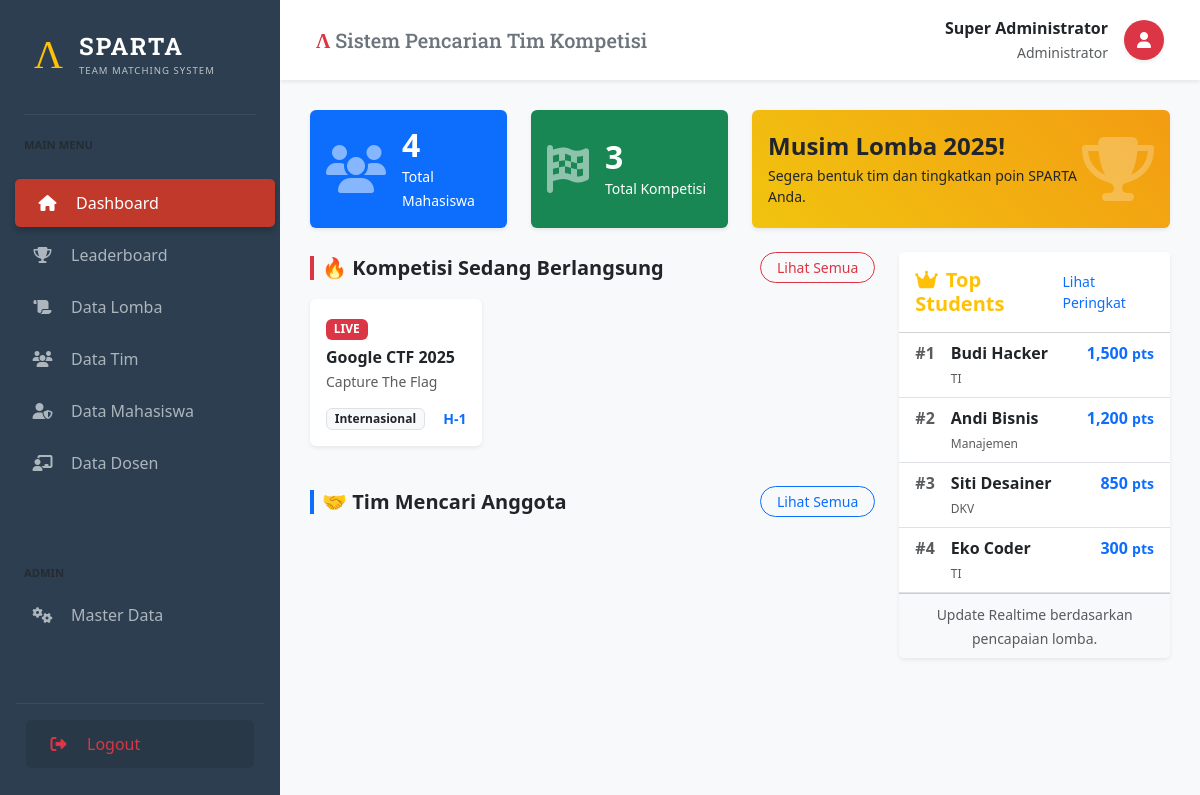
Page /index.php (signed in) on the earlier database version.
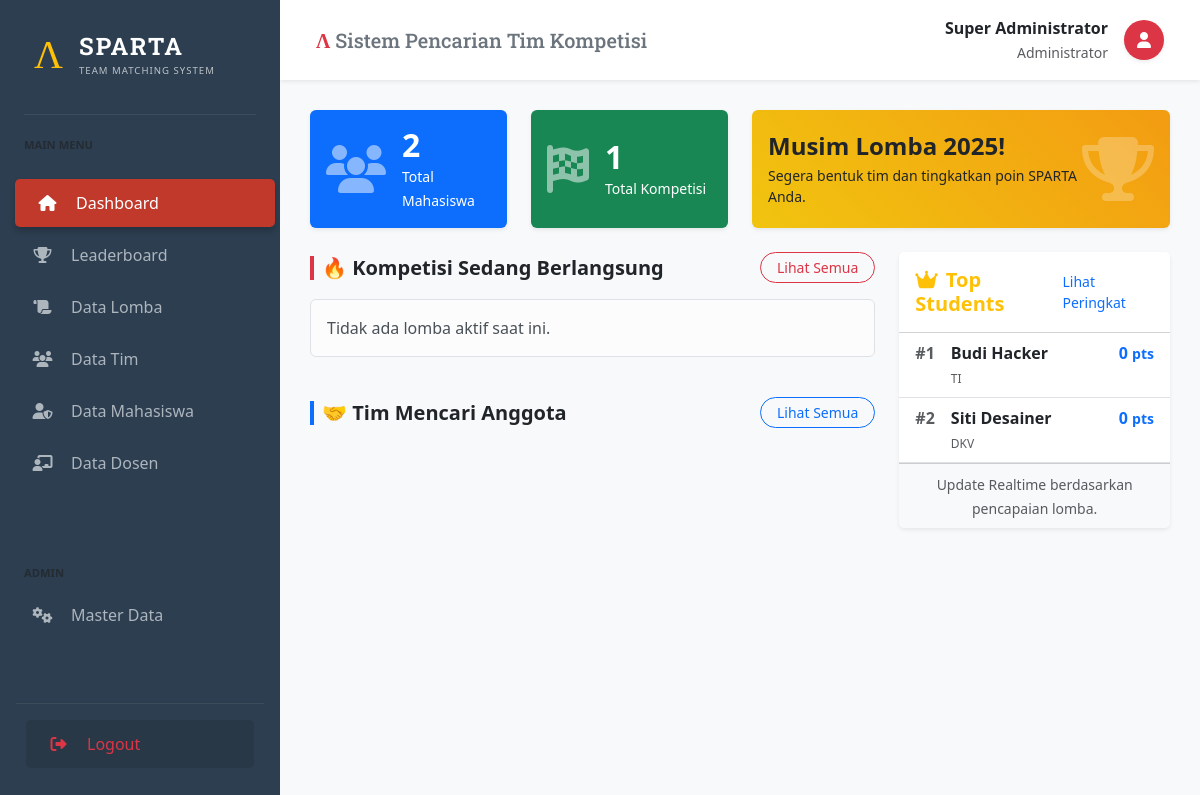
Same page on the later database version.
### tables this page shows
CREATE TABLE Lomba (
    ID_Lomba INT AUTO_INCREMENT PRIMARY KEY,
    Nama_Lomba VARCHAR(200) NOT NULL,
    Deskripsi TEXT,
    Lokasi VARCHAR(100),
    Link_Web VARCHAR(255),
    Tanggal_Mulai DATE,
    Tanggal_Selesai DATE,
    ID_Kategori INT,
    ID_Jenis_Penyelenggara INT,
    ID_Tingkatan INT,
    FOREIGN KEY (ID_Kategori) REFERENCES Kategori_Lomba(ID_Kategori),
    FOREIGN KEY (ID_Jenis_Penyelenggara) REFERENCES Jenis_Penyelenggara(ID_Jenis),
    FOREIGN KEY (ID_Tingkatan) REFERENCES Tingkatan_Lomba(ID_Tingkatan)
);

CREATE TABLE Kategori_Lomba (
    ID_Kategori INT AUTO_INCREMENT PRIMARY KEY,
    Nama_Kategori VARCHAR(100) NOT NULL
);

CREATE TABLE Tingkatan_Lomba (
    ID_Tingkatan INT AUTO_INCREMENT PRIMARY KEY,
    Nama_Tingkatan VARCHAR(50) NOT NULL,
    Poin_Dasar INT NOT NULL
);

CREATE TABLE Mahasiswa (
    ID_Mahasiswa INT AUTO_INCREMENT PRIMARY KEY,
    NIM VARCHAR(20) UNIQUE NOT NULL,
    Nama_Mahasiswa VARCHAR(150) NOT NULL,
    Email VARCHAR(100) UNIQUE NOT NULL,
    Password_Hash VARCHAR(255) NOT NULL,
    Tempat_Lahir VARCHAR(50),
    Tanggal_Lahir DATE,
    Bio TEXT,
    Total_Poin FLOAT DEFAULT 0,  
    ID_Prodi INT,
    FOREIGN KEY (ID_Prodi) REFERENCES Prodi(ID_Prodi) ON DELETE SET NULL
);

CREATE TABLE Prodi (
    ID_Prodi INT AUTO_INCREMENT PRIMARY KEY,
    Nama_Prodi VARCHAR(100) NOT NULL,
    Fakultas VARCHAR(100) NOT NULL
);

### src/pages/dashboard.php (the view, shortened to what this page needs)
<?php
$sqlActive = "SELECT l.*, k.Nama_Kategori, t.Nama_Tingkatan
              FROM Lomba l
              JOIN Kategori_Lomba k ON l.ID_Kategori = k.ID_Kategori
              JOIN Tingkatan_Lomba t ON l.ID_Tingkatan = t.ID_Tingkatan
              WHERE CURDATE() BETWEEN l.Tanggal_Mulai AND l.Tanggal_Selesai
              LIMIT 3";
$activeLombas = $pdo->query($sqlActive)->fetchAll();
$sqlRank = "SELECT m.*, p.Nama_Prodi
            FROM Mahasiswa m
            LEFT JOIN Prodi p ON m.ID_Prodi = p.ID_Prodi
            ORDER BY m.Total_Poin DESC LIMIT 5";
$topRanks = $pdo->query($sqlRank)->fetchAll();
$totalMhs = $pdo->query("SELECT COUNT(*) FROM Mahasiswa")->fetchColumn();
$totalLomba = $pdo->query("SELECT COUNT(*) FROM Lomba")->fetchColumn();
?>
<div class="row mb-4">
    <div class="col-md-3">
        <div class="card bg-primary text-white h-100 shadow-sm border-0">
            <div class="card-body d-flex align-items-center">
                <i class="fas fa-users fa-3x opacity-50 me-3"></i>
                <div>
                    <h2 class="mb-0 fw-bold"><?= $totalMhs ?></h2>
                    <small>Total Mahasiswa</small>
                </div>
            </div>
        </div>
    </div>
    <div class="col-md-3">
        <div class="card bg-success text-white h-100 shadow-sm border-0">
            <div class="card-body d-flex align-items-center">
                <i class="fas fa-flag-checkered fa-3x opacity-50 me-3"></i>
                <div>
                    <h2 class="mb-0 fw-bold"><?= $totalLomba ?></h2>
                    <small>Total Kompetisi</small>
                </div>
            </div>
        </div>
    </div>
    <div class="col-md-6">
        <div class="card bg-warning text-dark h-100 shadow-sm border-0" style="background: linear-gradient(45deg, #f1c40f, #f39c12);">
            <div class="card-body d-flex align-items-center justify-content-between">
                <div>
                    <h4 class="fw-bold mb-1">Musim Lomba 2025!</h4>
                    <p class="mb-0 small">Segera bentuk tim dan tingkatkan poin SPARTA Anda.</p>
                </div>
                <i class="fas fa-trophy fa-4x text-white opacity-25"></i>
            </div>
        </div>
    </div>
</div>
<div class="row">
    <div class="col-lg-8">
        <div class="d-flex justify-content-between align-items-center mb-3">
            <h5 class="fw-bold text-dark border-start border-4 border-danger ps-2 mb-0">🔥 Kompetisi Sedang Berlangsung</h5>
            <a href="?page=lomba&tab=active" class="btn btn-sm btn-outline-danger rounded-pill px-3">Lihat Semua</a>
        </div>
        <div class="row mb-4">
            <?php if(empty($activeLombas)): ?>
                <div class="col-12"><div class="alert alert-light border">Tidak ada lomba aktif saat ini.</div></div>
            <?php endif; ?>
            <?php foreach($activeLombas as $l): ?>
            <div class="col-md-4 mb-3">
                <div class="card h-100 shadow-sm border-0">
                    <div class="card-body p-3">
                        <span class="badge bg-danger mb-2">LIVE</span>
                        <h6 class="fw-bold mb-1 text-truncate"><?= htmlspecialchars($l['Nama_Lomba']) ?></h6>
                        <small class="text-muted d-block mb-2"><?= $l['Nama_Kategori'] ?></small>
                        <div class="d-flex justify-content-between align-items-center mt-3">
                            <span class="badge bg-light text-dark border"><?= $l['Nama_Tingkatan'] ?></span>
                            <small class="text-primary fw-bold">H-<?= (new DateTime($l['Tanggal_Selesai']))->diff(new DateTime())->days ?></small>
                        </div>
                    </div>
                </div>
            </div>
            <?php endforeach; ?>
        </div>
        <div class="d-flex justify-content-between align-items-center mb-3">
            <h5 class="fw-bold text-dark border-start border-4 border-primary ps-2 mb-0">🤝 Tim Mencari Anggota</h5>
            <a href="?page=tim" class="btn btn-sm btn-outline-primary rounded-pill px-3">Lihat Semua</a>
        </div>
    </div>
    <div class="col-lg-4">
        <div class="card shadow-sm border-0">
            <div class="card-header bg-white py-3">
                <div class="d-flex justify-content-between align-items-center">
                    <h5 class="mb-0 fw-bold text-warning"><i class="fas fa-crown me-2"></i>Top Students</h5>
                    <a href="?page=ranking" class="small text-decoration-none">Lihat Peringkat</a>
                </div>
            </div>
            <div class="card-body p-0">
                <table class="table table-hover mb-0">
                    <tbody>
                        <?php $rank=1; foreach($topRanks as $m): ?>
                        <tr>
                            <td class="ps-3 fw-bold text-muted" style="width: 40px;">#<?= $rank++ ?></td>
                            <td>
                                <div class="fw-bold text-dark"><?= htmlspecialchars($m['Nama_Mahasiswa']) ?></div>
                                <small class="text-muted" style="font-size: 0.75rem;"><?= $m['Nama_Prodi'] ?></small>
                            </td>
                            <td class="text-end pe-3 fw-bold text-primary"><?= number_format($m['Total_Poin']) ?> <small>pts</small></td>
                        </tr>
                        <?php endforeach; ?>
                    </tbody>
                </table>
            </div>
            <div class="card-footer bg-light text-center">
                <small class="text-muted">Update Realtime berdasarkan pencapaian lomba.</small>
            </div>
        </div>
    </div>
</div>

### src/index.php (shortened to what this page needs)
<?php
$page = isset($_GET['page']) ? $_GET['page'] : 'dashboard';
$namaUser = $_SESSION['nama'] ?? 'Admin';
?>
<!DOCTYPE html>
<html lang="id">
<head>
    <link href="https://cdn.jsdelivr.net/npm/bootstrap@5.3.0/dist/css/bootstrap.min.css" rel="stylesheet">
    <link rel="stylesheet" href="https://cdnjs.cloudflare.com/ajax/libs/font-awesome/6.4.0/css/all.min.css">
</head>
<body>
    <div class="d-flex">
        <div class="sidebar d-flex flex-column flex-shrink-0 py-3" style="width: 280px;">
            <a href="/" class="d-flex align-items-center mb-4 text-white text-decoration-none px-4">
                <span class="sparta-logo text-warning me-3">&Lambda;</span>
                <div class="d-flex flex-column">
                    <span class="fs-4 fw-bold" style="font-family: 'Roboto Slab', serif; letter-spacing: 2px;">SPARTA</span>
                    <small style="font-size: 0.6rem; color: #bdc3c7; letter-spacing: 1px;">TEAM MATCHING SYSTEM</small>
                </div>
            </a>
            <div class="px-4 mb-4"><hr class="border-secondary mt-0 mb-3"><small class="text-muted text-uppercase fw-bold" style="font-size: 0.7rem;">Main Menu</small></div>
            <ul class="nav nav-pills flex-column mb-auto gap-1">
                <li class="nav-item"><a href="?page=dashboard" class="<?= $page == 'dashboard' ? 'active' : '' ?>"><i class="fas fa-home me-3 text-center" style="width: 25px;"></i> Dashboard</a></li>
                <li class="nav-item"><a href="?page=ranking" class="<?= $page == 'ranking' || $page == 'profile' ? 'active' : '' ?>"><i class="fas fa-trophy me-3 text-center" style="width: 25px;"></i> Leaderboard</a></li>
                <li class="nav-item"><a href="?page=lomba" class="<?= $page == 'lomba' || $page == 'lomba_detail' ? 'active' : '' ?>"><i class="fas fa-scroll me-3 text-center" style="width: 25px;"></i> Data Lomba</a></li>
                <li class="nav-item"><a href="?page=tim" class="<?= $page == 'tim' ? 'active' : '' ?>"><i class="fas fa-users me-3 text-center" style="width: 25px;"></i> Data Tim</a></li>
                <li class="nav-item"><a href="?page=mahasiswa" class="<?= $page == 'mahasiswa' ? 'active' : '' ?>"><i class="fas fa-user-shield me-3 text-center" style="width: 25px;"></i> Data Mahasiswa</a></li>
                <li class="nav-item"><a href="?page=dosen" class="<?= $page == 'dosen' ? 'active' : '' ?>"><i class="fas fa-chalkboard-teacher me-3 text-center" style="width: 25px;"></i> Data Dosen</a></li>
            </ul>
            <div class="px-4 mt-4 mb-2"><small class="text-muted text-uppercase fw-bold" style="font-size: 0.7rem;">Admin</small></div>
            <ul class="nav nav-pills flex-column gap-1">
                 <li class="nav-item"><a href="?page=master" class="<?= $page == 'master' ? 'active' : '' ?>"><i class="fas fa-cogs me-3 text-center" style="width: 25px;"></i> Master Data</a></li>
            </ul>
            <div class="mt-auto px-3">
                <hr class="border-secondary">
                <a href="logout.php" class="text-danger bg-dark bg-opacity-25 mb-3"><i class="fas fa-sign-out-alt me-3 text-center" style="width: 25px;"></i> Logout</a>
            </div>
        </div>
        <div class="w-100 bg-light" style="height: 100vh; overflow-y: auto;">
            <nav class="navbar navbar-expand-lg navbar-white bg-white shadow-sm px-4 py-3 sticky-top">
                <div class="container-fluid">
                    <h5 class="mb-0 text-secondary" style="font-family: 'Roboto Slab', serif;"><span class="text-danger fw-bold">&Lambda;</span> Sistem Pencarian Tim Kompetisi</h5>
                    <div class="d-flex align-items-center">
                        <div class="me-3 text-end"><div class="fw-bold text-dark"><?= htmlspecialchars($namaUser) ?></div><small class="text-muted">Administrator</small></div>
                        <div class="rounded-circle bg-danger text-white d-flex align-items-center justify-content-center shadow-sm" style="width: 40px; height: 40px;"><i class="fas fa-user"></i></div>
                    </div>
                </div>
            </nav>
            <div class="content">
                <?php
                $filename = "pages/$page.php";
                if (file_exists($filename)) {
                    include $filename;
                } else {
                    echo "<div class='alert alert-danger shadow-sm'>Halaman tidak ditemukan!</div>";
                }
                ?>
            </div>
        </div>
    </div>
</body>
</html>

### src/index.php (style rules this page uses)
.sidebar { min-height: 100vh; background-color: #2c3e50; color: white; transition: all 0.3s; }
.sparta-logo { font-family: 'Roboto Slab', serif; font-size: 2.5rem; line-height: 1; }
.sidebar a { color: #adb5bd; text-decoration: none; padding: 12px 20px; display: flex; align-items: center; transition: 0.2s; border-radius: 5px; margin: 0 10px; white-space: nowrap; }
.sidebar a:hover, .sidebar a.active { background-color: #34495e; color: #fff; transform: translateX(5px); }
.sidebar a.active { background-color: #c0392b; box-shadow: 0 4px 6px rgba(0,0,0,0.2); }
.content { padding: 30px; animation: fadeIn 0.5s ease-in-out; }

Differences in the rows shown:
removed lomba: Nama_Lomba "Google CTF 2025", ID_Kategori.Nama_Kategori "Capture The Flag", ID_Tingkatan.Nama_Tingkatan "Internasional"
removed mahasiswa: Nama_Mahasiswa "Andi Bisnis", ID_Prodi.Nama_Prodi "Manajemen", Total_Poin "1,200"
removed mahasiswa: Nama_Mahasiswa "Eko Coder", ID_Prodi.Nama_Prodi "TI", Total_Poin "300"
changed mahasiswa "Budi Hacker": Total_Poin "1,500" → "0"
changed mahasiswa "Siti Desainer": Total_Poin "850" → "0"
Other differences:
$totalMhs: "4" → "2"
$totalLomba: "3" → "1"
text now shown: "Tidak ada lomba aktif saat ini."
